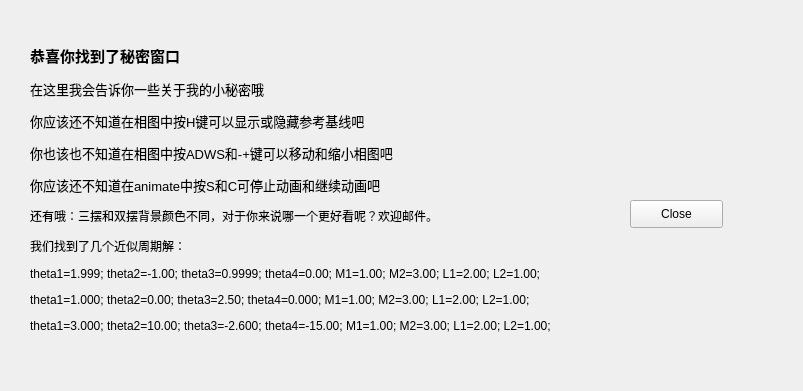
<?xml version="1.0" encoding="UTF-8"?>
<ui version="4.0">
 <class>Fun</class>
 <widget class="QWidget" name="Fun">
  <property name="geometry">
   <rect>
    <x>0</x>
    <y>0</y>
    <width>803</width>
    <height>391</height>
   </rect>
  </property>
  <property name="windowTitle">
   <string>Form</string>
  </property>
  <widget class="QPushButton" name="pushButton">
   <property name="geometry">
    <rect>
     <x>630</x>
     <y>200</y>
     <width>93</width>
     <height>28</height>
    </rect>
   </property>
   <property name="text">
    <string>Close</string>
   </property>
  </widget>
  <widget class="QLabel" name="label">
   <property name="geometry">
    <rect>
     <x>30</x>
     <y>10</y>
     <width>751</width>
     <height>371</height>
    </rect>
   </property>
   <property name="text">
    <string>&lt;html&gt;&lt;head/&gt;&lt;body&gt;&lt;p&gt;&lt;span style=&quot; font-size:11pt; font-weight:600;&quot;&gt;恭喜你找到了秘密窗口&lt;/span&gt;&lt;/p&gt;&lt;p&gt;&lt;span style=&quot; font-size:10pt;&quot;&gt;在这里我会告诉你一些关于我的小秘密哦&lt;/span&gt;&lt;/p&gt;&lt;p&gt;&lt;span style=&quot; font-size:10pt;&quot;&gt;你应该还不知道在相图中按H键可以显示或隐藏参考基线吧&lt;/span&gt;&lt;/p&gt;&lt;p&gt;&lt;span style=&quot; font-size:10pt;&quot;&gt;你也该也不知道在相图中按ADWS和-+键可以移动和缩小相图吧&lt;/span&gt;&lt;/p&gt;&lt;p&gt;&lt;span style=&quot; font-size:10pt;&quot;&gt;你应该还不知道在animate中按S和C可停止动画和继续动画吧&lt;/span&gt;&lt;/p&gt;&lt;p&gt;还有哦：三摆和双摆背景颜色不同，对于你来说哪一个更好看呢？欢迎邮件。&lt;/p&gt;&lt;p&gt;我们找到了几个近似周期解：&lt;/p&gt;&lt;p&gt;theta1=1.999; theta2=-1.00; theta3=0.9999; theta4=0.00;   M1=1.00; M2=3.00; L1=2.00; L2=1.00;&lt;/p&gt;&lt;p&gt;theta1=1.000; theta2=0.00; theta3=2.50;   theta4=0.000;  M1=1.00; M2=3.00; L1=2.00; L2=1.00; &lt;/p&gt;&lt;p&gt;theta1=3.000; theta2=10.00; theta3=-2.600; theta4=-15.00; M1=1.00; M2=3.00; L1=2.00; L2=1.00; &lt;br/&gt;&lt;/p&gt;&lt;/body&gt;&lt;/html&gt;</string>
   </property>
   <property name="wordWrap">
    <bool>true</bool>
   </property>
  </widget>
  <widget class="QLabel" name="label_2">
   <property name="geometry">
    <rect>
     <x>620</x>
     <y>60</y>
     <width>111</width>
     <height>111</height>
    </rect>
   </property>
   <property name="styleSheet">
    <string notr="true">border-image: url(:/new/prefix1/images/chaos-theory-250.png);</string>
   </property>
   <property name="text">
    <string/>
   </property>
  </widget>
  <zorder>label</zorder>
  <zorder>pushButton</zorder>
  <zorder>label_2</zorder>
 </widget>
 <resources/>
 <connections>
  <connection>
   <sender>pushButton</sender>
   <signal>clicked()</signal>
   <receiver>Fun</receiver>
   <slot>close()</slot>
   <hints>
    <hint type="sourcelabel">
     <x>580</x>
     <y>306</y>
    </hint>
    <hint type="destinationlabel">
     <x>583</x>
     <y>394</y>
    </hint>
   </hints>
  </connection>
 </connections>
</ui>
